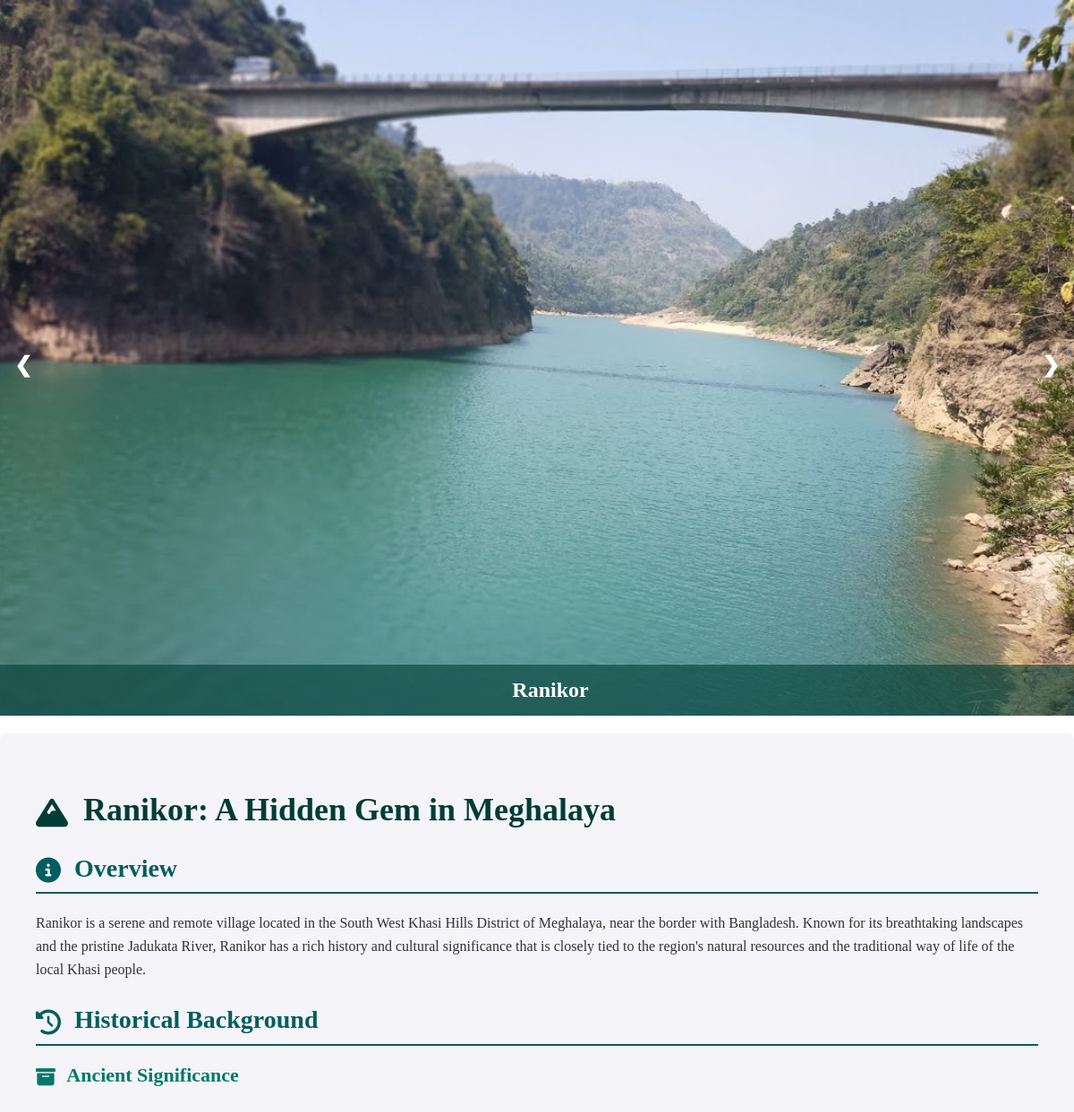
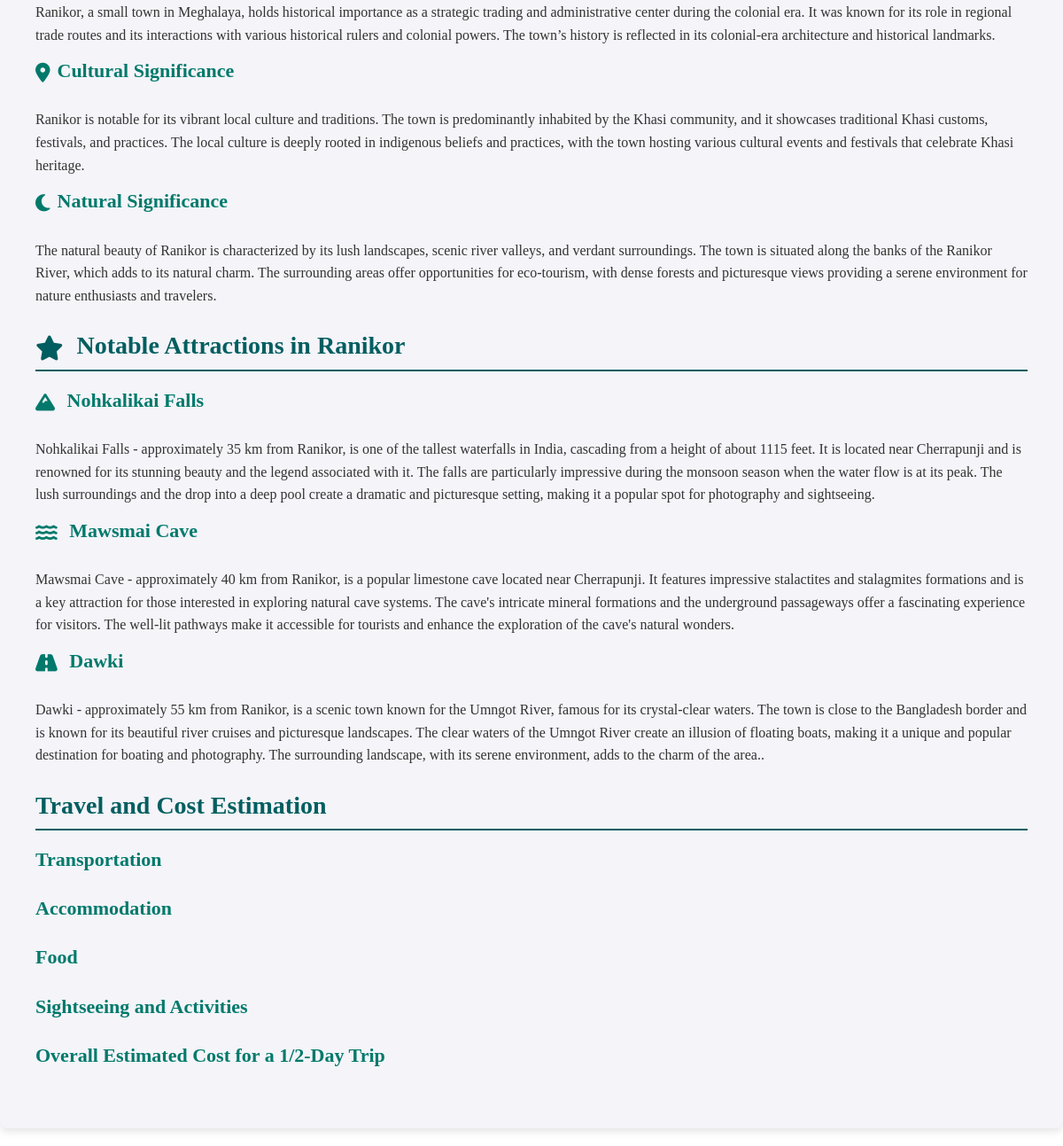
The app's page /stories/east/Meghalaya/Ranikor with its own data (2 pictures, top to bottom).
### app/models.py (models this page shows, shortened)
class Place(models.Model):
    place_name = models.CharField(max_length=100)
    state = models.ForeignKey(State, related_name='places', on_delete=models.CASCADE)
    story = models.TextField()
    image1 = models.ImageField(upload_to='media/')
    image2 = models.ImageField(upload_to='media/')
    image3 = models.ImageField(upload_to='media/')

class State(models.Model):
    state_name = models.CharField(max_length=50)
    direction = models.CharField(max_length=50)

class hist_back(models.Model):
    place = models.ForeignKey(Place, related_name='histories', on_delete=models.CASCADE)
    head = models.TextField()
    info = models.TextField()

class Nearby_Place(models.Model):
    placename = models.CharField(max_length=100)
    main_place = models.ForeignKey(Place,related_name='nearby_places', on_delete=models.CASCADE)
    desc = models.TextField()

### app/views.py (the view)
# urls.py: path('stories/<str:direction>/<str:state>/<str:place>',views.place,name='place'),
def place(request, direction, state, place):
    place_obj = get_object_or_404(Place, place_name=place,state__state_name=state)
    nearby_places = place_obj.nearby_places.all()
    histories = place_obj.histories.all()
    transportation = place_obj.travel_and_cost.filter(category='TRANSPORTATION')
    accommodation = place_obj.travel_and_cost.filter(category='ACCOMMODATION')
    food = place_obj.travel_and_cost.filter(category='FOOD')
    sightseeing = place_obj.travel_and_cost.filter(category='SIGHTSEEING')
    overall_cost = place_obj.travel_and_cost.filter(category='OVERALL_COST')
    context = {
        'place':place_obj,'nearbyplaces':nearby_places,'histories':histories,
        'transportation': transportation,
        'accommodation': accommodation,
        'food': food,
        'sightseeing': sightseeing,
        'overall_cost': overall_cost
    }
    return render(request, 'index2.html', context)

### app/templates/index2.html (shortened to what this page needs)
<!DOCTYPE html>
<html lang="en">
  {% load static %}
  <head>
    <link
      rel="stylesheet"
      href="https://cdnjs.cloudflare.com/ajax/libs/font-awesome/6.4.0/css/all.min.css"
    />
    <link rel="stylesheet" href="{% static "css/style2.css" %}">
  </head>
  <body>
      <div class="btn_one">
        <label for="check">
        </label>
      </div>
    <div class="slideshow-container">
        <div class="slide active">
            <img src="/media/{{place.image1}}" alt="Image 1">
        </div>
        <a class="prev" onclick="plusSlides(-1)">&#10094;</a>
        <a class="next" onclick="plusSlides(1)">&#10095;</a>
        <div class="caption">{{place.place_name}}</div>
    </div>
    <div class="content">
        <h1><i class="fas fa-mountain icon"></i> {{place.place_name}}: A Hidden Gem in {{place.state.state_name}}</h1>
        <h3><i class="fas fa-info-circle icon"></i> Overview</h3>
        <p>{{place.story}}</p>
        <h3><i class="fas fa-history icon"></i> Historical Background</h3>
        <h4><i class="fas fa-archive icon"></i> {{histories.0.head}}</h4>
        <p>{{histories.0.info}}</p>
        <h4><i class="fas fa-map-marker-alt icon"></i>{{histories.1.head}}</h4>
        <p>{{histories.1.info}}</p>
        <h4><i class="fas fa-moon icon"></i>{{histories.2.head}}</h4>
        <p>{{histories.2.info}}</p>
        <h3><i class="fas fa-star icon"></i> Notable Attractions in {{place.place_name}}</h3>
        <h4><i class="fas fa-mountain icon"></i> {{nearbyplaces.0.placename}}</h4>
        <p>{{nearbyplaces.0.desc}}</p>
        <h4><i class="fas fa-water icon"></i> {{nearbyplaces.1.placename}}</h4>
        <p>{{nearbyplaces.1.desc}}</p>
        <h4><i class="fas fa-road icon"></i> {{nearbyplaces.2.placename}}</h4>
        <p>{{nearbyplaces.2.desc}}.</p>
        <h3>Travel and Cost Estimation</h3>
        <h4>Transportation</h4>
<h4>Accommodation</h4>
<h4>Food</h4>
<h4>Sightseeing and Activities</h4>
<h4>Overall Estimated Cost for a 1/2-Day Trip</h4>
    </div>
</body>
</html>

### app/static/css/style2.css (style rules this page uses)
body, html { font-family: 'Lora', serif; margin: 0; padding: 0; width: 100%; height: 100%; overflow-x: hidden; }
.slideshow-container { position: relative; width: 100%; height: 100vh; overflow: hidden; }
.slide { display: none; text-align: center; width: 100%; height: 100%; }
.slide img { width: 100%; height: 100%; object-fit: cover; }
.active { display: block; }
.caption { position: absolute; bottom: 0; width: 100%; padding: 15px; font-size: 24px; background-color: rgb(0, 61, 52,0.6); color: #fff; font-weight: 600; text-align: center; }
.prev, .next { cursor: pointer; position: absolute; top: 50%; width: auto; padding: 16px; margin-top: -22px; color: #fff; font-weight: bold; font-size: 24px; transition: 0.6s ease; border-radius: 0 3px 3px 0; user-select: none; }
.prev { left: 0; border-radius: 3px 0 0 3px; }
.next { right: 0; border-radius: 0 3px 3px 0; }
.content { padding: 40px; background-color: #f4f4f9; color: #333; max-width: 1200px; margin: 20px auto; border-radius: 8px; box-shadow: 0 4px 8px rgba(0,0,0,0.1); }
h1 { font-size: 36px; color: #003d34; margin-bottom: 20px; }
h3 { font-size: 28px; color: #005e60; border-bottom: 2px solid #005e60; padding-bottom: 10px; margin-bottom: 20px; }
h4 { font-size: 22px; color: #00796b; margin-top: 15px; }
p { line-height: 1.6; margin: 10px 0; }
.icon { margin-right: 8px; vertical-align: middle; }
.btn_one { color: rgb(96, 2, 0); font-size: 30px; font-weight: 700; position: absolute; left: 16px; line-height: 60px; cursor: pointer; transition: all 0.3s linear; }
.sidebar_menu .menu i,a { text-decoration: none; color: rgb(0, 64, 124); font-size: 20px; }

### records on screen
Place: image1 (picture), place_name "Ranikor", state.state_name "Meghalaya", story "Ranikor is a serene and remote village located in the South West Khasi Hills District of Meghalaya, near the border with Bangladesh. Known for its breathtaking landscapes and the pristine Jadukata River, Ranikor has a rich history and cultural significance that is closely tied to the region's natural resources and the traditional way of life of the local Khasi people.", id.head "Ancient Significance", id.placename "Nohkalikai Falls"
hist_back: place+info "Ranikor, a small town in Meghalaya, holds historical importance as a strategic trading and administrative center during the colonial era. It was known for its role in regional trade routes and its interactions with various historical rulers and colonial powers. The town’s history is reflected in its colonial-era architecture and historical landmarks."
hist_back: place+head "Cultural Significance", place+info "Ranikor is notable for its vibrant local culture and traditions. The town is predominantly inhabited by the Khasi community, and it showcases traditional Khasi customs, festivals, and practices. The local culture is deeply rooted in indigenous beliefs and practices, with the town hosting various cultural events and festivals that celebrate Khasi heritage."
hist_back: place+head "Natural Significance", place+info "The natural beauty of Ranikor is characterized by its lush landscapes, scenic river valleys, and verdant surroundings. The town is situated along the banks of the Ranikor River, which adds to its natural charm. The surrounding areas offer opportunities for eco-tourism, with dense forests and picturesque views providing a serene environment for nature enthusiasts and travelers."
Nearby_Place: main_place+desc "Nohkalikai Falls - approximately 35 km from Ranikor, is one of the tallest waterfalls in India, cascading from a height of about 1115 feet. It is located near Cherrapunji and is renowned for its stunning beauty and the legend associated with it. The falls are particularly impressive during the monsoon season when the water flow is at its peak. The lush surroundings and the drop into a deep pool create a dramatic and picturesque setting, making it a popular spot for photography and sightseeing."
Nearby_Place: main_place+placename "Mawsmai Cave", main_place+desc "Mawsmai Cave - approximately 40 km from Ranikor, is a popular limestone cave located near Cherrapunji. It features impressive stalactites and stalagmites formations and is a key attraction for those interested in exploring natural cave systems. The cave's intricate mineral formations and the underground passageways offer a fascinating experience for visitors. The well-lit pathways make it accessible for tourists and enhance the exploration of the cave's natural wonders."
Nearby_Place: main_place+placename "Dawki", main_place+desc "Dawki - approximately 55 km from Ranikor, is a scenic town known for the Umngot River, famous for its crystal-clear waters. The town is close to the Bangladesh border and is known for its beautiful river cruises and picturesque landscapes. The clear waters of the Umngot River create an illusion of floating boats, making it a unique and popular destination for boating and photography. The surrounding landscape, with its serene environment, adds to the charm of the area."
